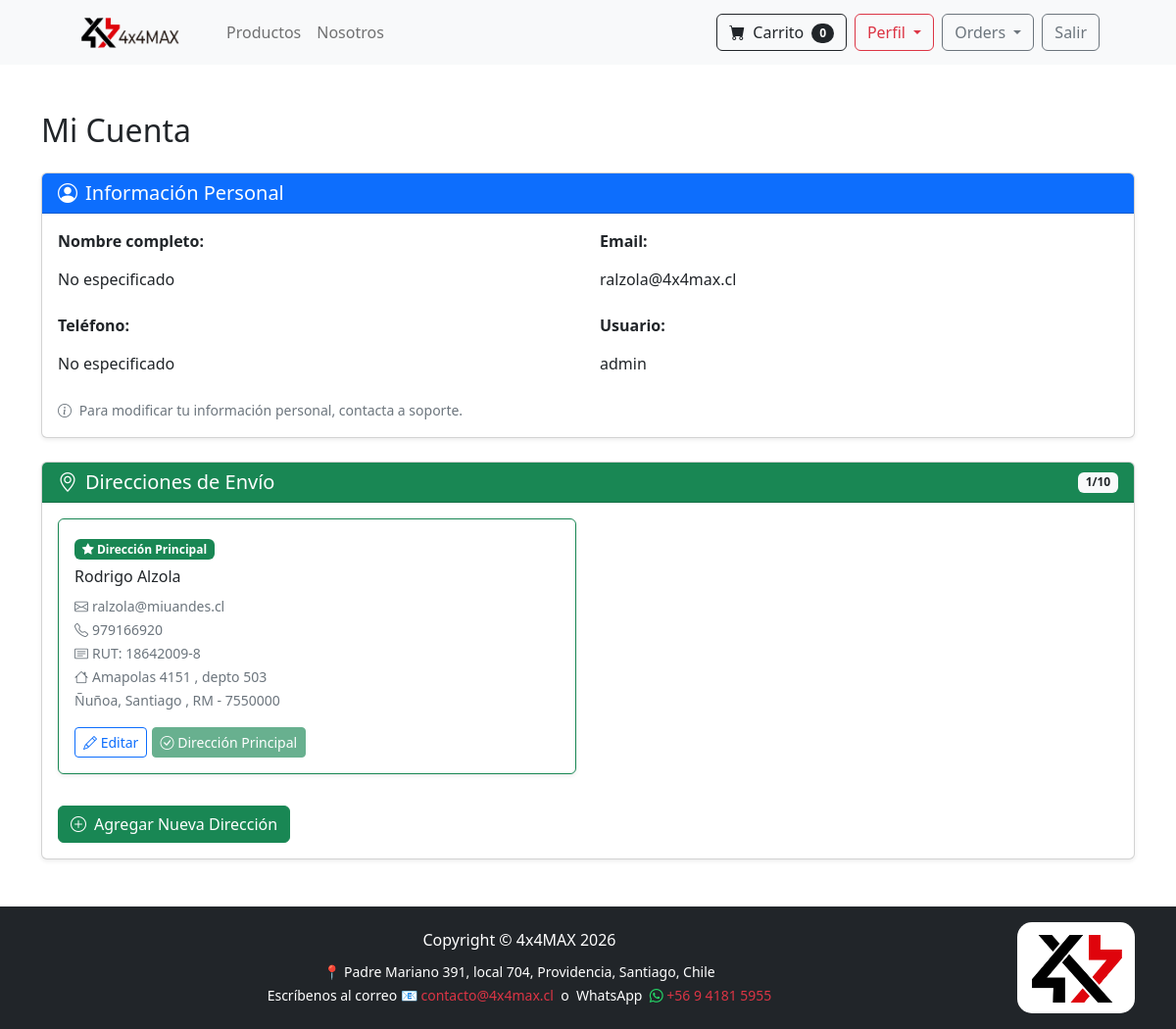
The page /update_info/ (signed in) on the database its author committed.
### store/models.py (models this page shows, shortened)
class Profile(models.Model):
    user = models.OneToOneField(User, on_delete=models.CASCADE)
    full_name = models.CharField(max_length=100, blank=False)
    date_modified = models.DateTimeField(User, auto_now=True)
    phone = models.CharField(max_length=20, blank=False)
    id_number = models.CharField(max_length=10, default='', validators=[validar_rut], help_text='Rut: 12345678-9')
    email = models.EmailField(max_length=100, blank=False)
    address1 = models.CharField(max_length=200, blank=True)
    address2 = models.CharField(max_length=200, blank=True)
    city = models.CharField(max_length=200, blank=True)
    state = models.CharField(max_length=200, blank=True)
    commune = models.CharField(max_length=200, blank=True)
    zipcode = models.CharField(max_length=200, blank=True)
    country = models.CharField(max_length=200, blank=True)
    old_cart = models.TextField(blank=True, null=True, default='')

### payment/models.py (models this page shows, shortened)
class ShippingAddress(models.Model):
    user = models.ForeignKey(User, on_delete=models.CASCADE, related_name='shipping_addresses')
    full_name = models.CharField(max_length=255)
    email = models.EmailField(max_length=255)
    phone = models.CharField(max_length=20)
    id_number = models.CharField(max_length=10, default='', validators=[validar_rut], help_text='Formato: 12345678-9')
    address1 = models.CharField(max_length=255)
    address2 = models.CharField(max_length=255, blank=True, null=True)
    city = models.CharField(max_length=100)
    commune = models.CharField(max_length=100, blank=True, null=True)
    region = models.CharField(max_length=100)
    zipcode = models.CharField(max_length=20, blank=True, null=True)
    country = models.CharField(max_length=100, default='Chile')
    notes = models.TextField(
        blank=True,
        null=True,
        max_length=300,
        verbose_name='Comentarios adicionales',
        help_text='Ej: "Dejar con conserje", "Timbre no funciona", "Casa blanca con reja negra"'
    )
    is_default = models.BooleanField(default=False)
    created_at = models.DateTimeField(auto_now_add=True)
    class Meta:
        ordering = ['-is_default', '-created_at']
        verbose_name_plural = "Shipping Addresses"

### store/views.py (the view, shortened to what this page needs)
# urls.py: path('update_info/', views.update_info, name='update_info'),
@login_required
def update_info(request):
    current_user, created = Profile.objects.get_or_create(user=request.user)
    shipping_addresses = ShippingAddress.objects.filter(user=request.user).order_by('-is_default', '-created_at')
    has_addresses = shipping_addresses.exists()
    MAX_ADDRESSES = 10
    can_add_more = shipping_addresses.count() < MAX_ADDRESSES
    if not has_addresses:
        shipping_form_new = ShippingForm(initial={
            'full_name': current_user.full_name or request.user.get_full_name(),
            'email': current_user.email or request.user.email,
            'phone': current_user.phone,
        })
    else:
        shipping_form_new = ShippingForm()
    return render(request, 'update_info.html', {
        'profile': current_user,
        'shipping_addresses': shipping_addresses,
        'has_addresses': has_addresses,
        'can_add_more': can_add_more,
        'max_addresses': MAX_ADDRESSES,
        'addresses_count': shipping_addresses.count(),
        'shipping_form_new': shipping_form_new,
    })

### cart/cart.py (called while the page is built)
    def __len__(self):
        return len(self.cart)

### cart/context_processor.py (called while the page is built)
def cart(request):
    return {'cart': Cart(request)}

### store/templates/update_info.html (shortened to what this page needs)
{% extends 'base.html' %}
{% load static %}
{% block content %}
<div class="container my-5">
    <h2 class="mb-4">Mi Cuenta</h2>
    <div class="card mb-4">
        <div class="card-header bg-primary text-white">
            <h5 class="mb-0"><i class="bi bi-person-circle me-2"></i>Información Personal</h5>
        </div>
        <div class="card-body">
            <div class="row">
                <div class="col-md-6 mb-3">
                    <label class="form-label fw-bold">Nombre completo:</label>
                    <p class="form-control-plaintext">{{ profile.full_name|default:"No especificado" }}</p>
                </div>
                <div class="col-md-6 mb-3">
                    <label class="form-label fw-bold">Email:</label>
                    <p class="form-control-plaintext">{{ profile.email|default:user.email }}</p>
                </div>
            </div>
            <div class="row">
                <div class="col-md-6 mb-3">
                    <label class="form-label fw-bold">Teléfono:</label>
                    <p class="form-control-plaintext">{{ profile.phone|default:"No especificado" }}</p>
                </div>
                <div class="col-md-6 mb-3">
                    <label class="form-label fw-bold">Usuario:</label>
                    <p class="form-control-plaintext">{{ user.username }}</p>
                </div>
            </div>
            <small class="text-muted">
                <i class="bi bi-info-circle me-1"></i>
                Para modificar tu información personal, contacta a soporte.
            </small>
        </div>
    </div>
    <div class="card mb-4">
        <div class="card-header bg-success text-white d-flex justify-content-between align-items-center">
            <h5 class="mb-0"><i class="bi bi-geo-alt me-2"></i>Direcciones de Envío</h5>
            <span class="badge bg-light text-dark">{{ addresses_count }}/{{ max_addresses }}</span>
        </div>
        <div class="card-body">
            {% if has_addresses %}
                <div class="row">
                    {% for address in shipping_addresses %}
                    <div class="col-md-6 mb-3">
                        <div class="card {% if address.is_default %}border-success{% endif %}">
                            <div class="card-body">
                                {% if address.is_default %}
                                    <span class="badge bg-success mb-2">
                                        <i class="bi bi-star-fill"></i> Dirección Principal
                                    </span>
                                {% endif %}
                                <h6 class="card-title">{{ address.full_name }}</h6>
                                <p class="card-text mb-1">
                                    <small class="text-muted">
                                        <i class="bi bi-envelope me-1"></i>{{ address.email }}<br>
                                        <i class="bi bi-telephone me-1"></i>{{ address.phone }}<br>
                                        <i class="bi bi-card-text me-1"></i>RUT: {{ address.id_number }}<br>
                                        <i class="bi bi-house me-1"></i>{{ address.address1 }}
                                        {% if address.address2 %}, {{ address.address2 }}{% endif %}<br>
                                        {{ address.commune }}, {{ address.city }}
                                        {% if address.region %}, {{ address.region }}{% endif %}
                                        {% if address.zipcode %} - {{ address.zipcode }}{% endif %}
                                    </small>
                                </p>
                                <div class="mt-3">
                                    <button type="button"
                                            class="btn btn-sm btn-outline-primary"
                                            data-bs-toggle="modal"
                                            data-bs-target="#editModal{{ address.id }}">
                                        <i class="bi bi-pencil"></i> Editar
                                    </button>
                                    {% if not address.is_default %}
                                        <form method="POST" style="display: inline;">
                                            {% csrf_token %}
                                            <input type="hidden" name="form_type" value="set_default">
                                            <input type="hidden" name="address_id" value="{{ address.id }}">
                                            <button type="submit" class="btn btn-sm btn-outline-success">
                                                <i class="bi bi-star"></i> Marcar Principal
                                            </button>
                                        </form>
                                        <form method="POST" style="display: inline;"
                                              onsubmit="return confirm('¿Eliminar esta dirección?')">
                                            {% csrf_token %}
                                            <input type="hidden" name="form_type" value="shipping_delete">
                                            <input type="hidden" name="address_id" value="{{ address.id }}">
                                            <button type="submit" class="btn btn-sm btn-outline-danger">
                                                <i class="bi bi-trash"></i> Eliminar
                                            </button>
                                        </form>
                                    {% else %}
                                        <button class="btn btn-sm btn-success" disabled>
                                            <i class="bi bi-check-circle"></i> Dirección Principal
                                        </button>
                                    {% endif %}
                                </div>
                            </div>
                        </div>
                    </div>
                    {% endfor %}
                </div>
                {% if can_add_more %}
                    <button class="btn btn-success mt-3" type="button" data-bs-toggle="collapse" data-bs-target="#newAddressForm">
                        <i class="bi bi-plus-circle me-2"></i>Agregar Nueva Dirección
                    </button>
                {% else %}
                    <div class="alert alert-warning mt-3">
                        <i class="bi bi-exclamation-triangle me-2"></i>
                        Has alcanzado el límite de {{ max_addresses }} direcciones.
                    </div>
                {% endif %}
            {% endif %}
        </div>
    </div>
</div>
{% endblock %}

### store/templates/base.html (style rules this page uses)
html, body { height: 100%; margin: 0; }

### store/templates/update_info.html (style rules this page uses)
.card { box-shadow: 0 0.125rem 0.25rem rgba(0,0,0,0.075); }
.form-control-plaintext { padding: 0.375rem 0; margin-bottom: 0; color: #212529; }

### rows shown on the page
Profile: full_name "No especificado", email "ralzola@4x4max.cl", phone "No especificado"
ShippingAddress: is_default True (drawn), full_name "Rodrigo Alzola", email "ralzola@miuandes.cl", phone "979166920", id_number "18642009-8", address1 "Amapolas 4151", address2 "depto 503", commune "Ñuñoa", city "Santiago", region "RM", zipcode "7550000"

### other values the page prints
{{ cart|length }} "0"
{{ user.username }} "admin"
{{ addresses_count }} "1"
{{ max_addresses }} "10"
